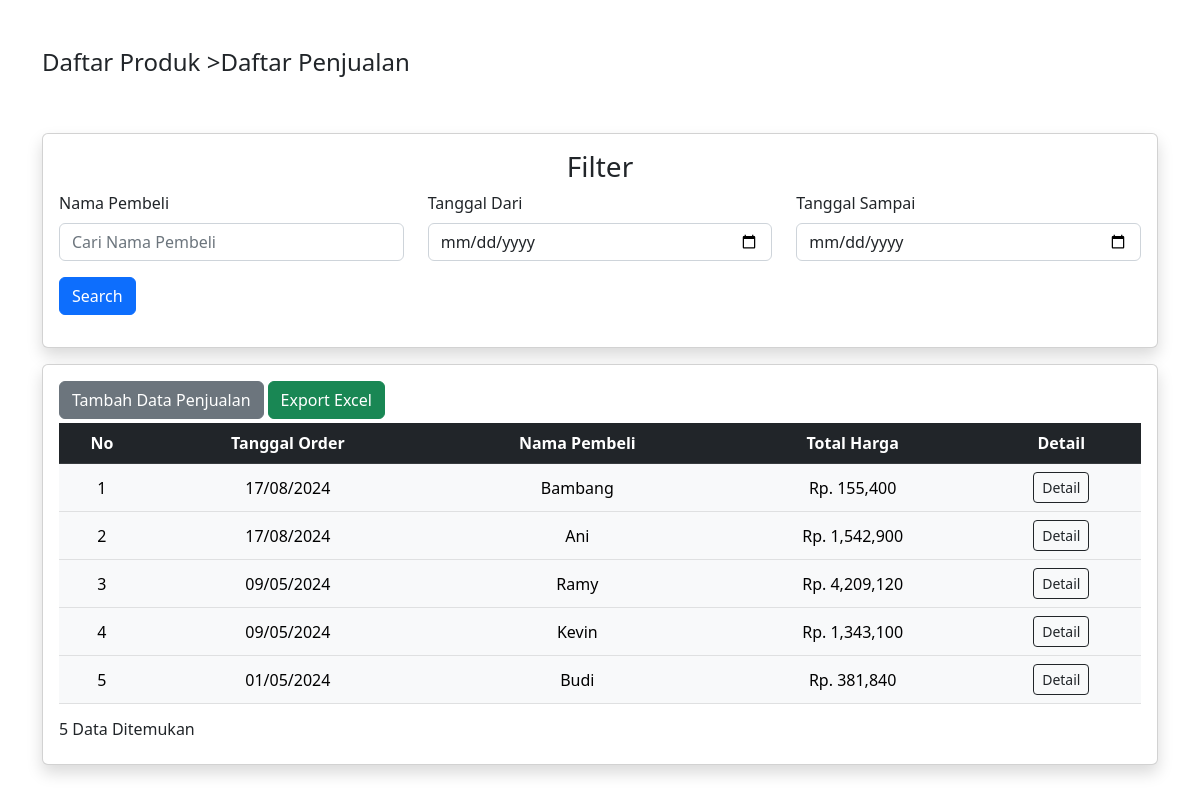
/daftar-penjualan.php (signed in), run on the app's committed database.
### tables this page shows
CREATE TABLE `orders` (
  `id` int NOT NULL AUTO_INCREMENT,
  `tanggal_order` date NOT NULL,
  `total_harga` float NOT NULL,
  `created_at` timestamp NULL DEFAULT CURRENT_TIMESTAMP,
  `updated_at` timestamp NULL DEFAULT CURRENT_TIMESTAMP ON UPDATE CURRENT_TIMESTAMP,
  `customer_id` int DEFAULT NULL,
  PRIMARY KEY (`id`),
  KEY `customer_id` (`customer_id`),
  CONSTRAINT `orders_ibfk_1` FOREIGN KEY (`customer_id`) REFERENCES `customers` (`id`) ON DELETE SET NULL
);

CREATE TABLE `customers` (
  `id` int NOT NULL AUTO_INCREMENT,
  `nama` varchar(255) NOT NULL,
  `alamat` varchar(255) DEFAULT NULL,
  `created_at` timestamp NULL DEFAULT CURRENT_TIMESTAMP,
  `updated_at` timestamp NULL DEFAULT CURRENT_TIMESTAMP ON UPDATE CURRENT_TIMESTAMP,
  PRIMARY KEY (`id`)
);

### daftar-penjualan.php (the view, shortened to what this page needs)
<?php include "./layout/header.php"; ?>
<?php
include_once "./php/config.php";
function buildSqlQuery($sql)
{
    $searchNama = $_GET['nama'] ?? '';
    return $sql;
}
?>
<div class="container mt-5">
    <div class="row mb-5">
        <div class="col">
            <div class="d-flex">
                <h4><a href="/" class="text-decoration-none text-dark">Daftar Produk ></a></h4>
                <h4>Daftar Penjualan</h4>
            </div>
        </div>
    </div>
    <div class="row justify-content-center mb-3">
        <div class="col-md-12">
            <div class="card rounded shadow">
                <div class="card-body">
                    <h3 class="text-center">Filter</h3>
                    <form method="GET">
                        <div class="row">
                            <div class="col">
                                <div class="mb-3">
                                    <label for="nama" class="form-label">Nama Pembeli</label>
                                    <input type="text" class="form-control" name="nama" id="nama"
                                        placeholder="Cari Nama Pembeli" value="<?= $_GET['nama'] ?? ''; ?>">
                                </div>
                            </div>
                            <div class="col">
                                <div class="mb-3">
                                    <label for="from" class="form-label">Tanggal Dari</label>
                                    <input type="date" class="form-control" name="from" id="from"
                                        value="<?= $_GET['from'] ?? ''; ?>">
                                </div>
                            </div>
                            <div class="col">
                                <div class="mb-3">
                                    <label for="to" class="form-label">Tanggal Sampai</label>
                                    <input type="date" class="form-control" name="to" id="to"
                                        value="<?= $_GET['to'] ?? ''; ?>">
                                </div>
                            </div>
                        </div>
                        <div class="mb-3">
                            <button type="submit" class="btn btn-primary">Search</button>
                        </div>
                    </form>
                </div>
            </div>
        </div>
    </div>
    <div class="row justify-content-center">
        <div class="col-md-12">
            <div class="card rounded shadow">
                <div class="card-body">
                    <div class="d-flex justify-content-start gap-1 align-items-center mb-1">
                        <a href="penjualan.php" class="btn btn-secondary">Tambah Data Penjualan</a>
                        <button type="button" class="btn btn-success" id="exportBtn">Export Excel</button>
                    </div>
                    <table class="table table-hover table-light" id="table_penjualan">
                        <thead class="table-dark">
                            <tr>
                                <th scope="col" class="text-center">No</th>
                                <th scope="col" class="text-center">Tanggal Order</th>
                                <th scope="col" class="text-center">Nama Pembeli</th>
                                <th scope="col" class="text-center">Total Harga</th>
                                <th scope="col" class="text-center">Detail</th>
                            </tr>
                        </thead>
                        <tbody>
                            <?php
                            $limit = 10;
                            $currentPage = isset($_GET['page']) ? (int) $_GET['page'] : 1;
                            $offset = ($currentPage - 1) * $limit;
                            $sql = "SELECT
                                            o.id,
                                            o.tanggal_order,
                                            o.total_harga,
                                            o.customer_id,
                                            c.nama AS nama_pembeli
                                        FROM
                                            orders o
                                        JOIN
                                            customers c ON o.customer_id = c.id\n";
                            $sql = buildSqlQuery($sql);
                            $sql .= " ORDER BY o.tanggal_order DESC LIMIT $limit OFFSET $offset";
                            $query = mysqli_query($conn, $sql);
                            $totalSql = "SELECT COUNT(*) AS total FROM orders o JOIN customers c ON o.customer_id = c.id ";
                            $totalSql = buildSqlQuery($totalSql);
                            $totalQuery = mysqli_query($conn, $totalSql);
                            $totalRow = mysqli_fetch_assoc($totalQuery);
                            $totalRecords = $totalRow['total'];
                            ?>
                            <?php if (mysqli_num_rows($query) < 1): ?>
                                <tr>
                                    <td colspan="6" class="text-center fw-bold">Tidak ada data.</td>
                                </tr>
                            <?php else: ?>
                                <?php $no = $offset + 1; ?>
                                <?php while ($row = mysqli_fetch_assoc($query)): ?>
                                    <tr>
                                        <td class="text-center align-middle" data-column="no"><?= $no++; ?></td>
                                        <td class="text-center align-middle" data-column="tanggal_order">
                                            <?= date("d/m/Y", strtotime($row['tanggal_order'])); ?>
                                        </td>
                                        <td class="text-center align-middle" data-column="nama_pembeli">
                                            <?= $row['nama_pembeli']; ?>
                                        </td>
                                        <td class="text-center align-middle money_format" data-column="total_harga">
                                        </td>
                                        <td class="text-center align-middle"><a href="/penjualan.php?id=<?= $row['id']; ?>"
                                                class="btn btn-outline-dark btn-sm">Detail</a></td>
                                    </tr>
                                <?php endwhile; ?>
                            <?php endif; ?>
                        </tbody>
                    </table>
                    <div class="d-flex justify-content-between align-items-center">
                        <div>
                            <h6><?= $totalRecords; ?> Data Ditemukan</h6>
                        </div>
                    </div>
                </div>
            </div>
        </div>
    </div>
</div>
<?php include_once "./layout/footer.php" ?>

### layout/header.php (shortened to what this page needs)
<!DOCTYPE html>
<html lang="en">
<head>
    <link rel="stylesheet" href="./assets/css/bootstrap.min.css" />
    <link rel="stylesheet" href="https://cdnjs.cloudflare.com/ajax/libs/font-awesome/6.6.0/css/all.min.css"
 />
</head>
<body>

### layout/footer.php (shortened to what this page needs)
    </body>
</html>

### data on the page
orders: tanggal_order "17/08/2024", customer.nama "Bambang"
orders: tanggal_order "17/08/2024", customer.nama "Ani"
orders: tanggal_order "09/05/2024", customer.nama "Ramy"
orders: tanggal_order "09/05/2024", customer.nama "Kevin"
orders: tanggal_order "01/05/2024", customer.nama "Budi"

### other printed values
$totalRecords "5"
